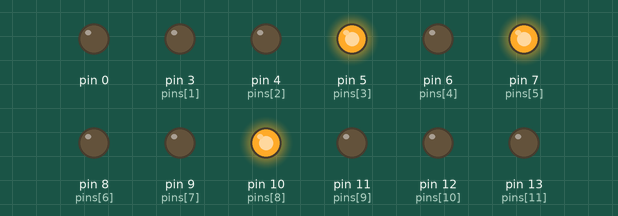
Recording of a sketch running on a simulated Arduino Uno, built with avr-gcc and run on an emulated ATmega328P. Shown: output pins drawn as LEDs (lit = HIGH). Pins used as bus, display or sensor lines are not drawn.

Above: at 4.0 s.
At 12.0 s:
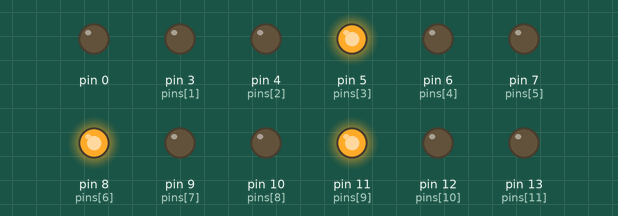
At 20.0 s:
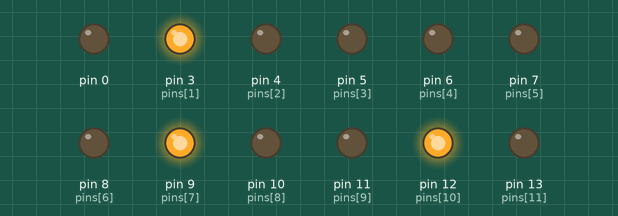
At 28.0 s:
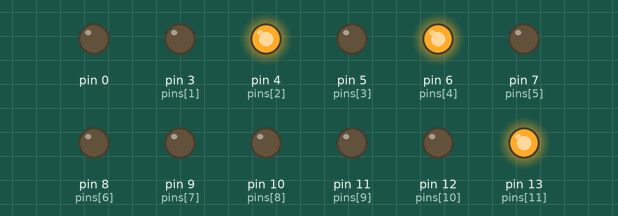
Timing chart, 0 to 41.6 s (numbered marks = the images above):
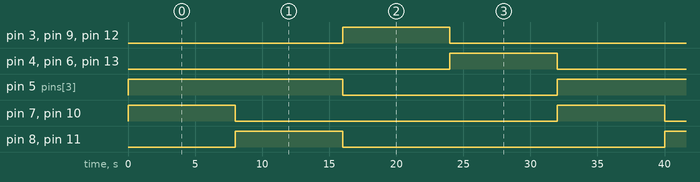

Measured:
- by itself, pin 5 (pins[3]): alternates HIGH for 16.0 s and LOW for 16.0 s
- by itself, pin 3 (pins[1]), pin 4 (pins[2]), pin 6 (pins[4]), pin 7 (pins[5]), pin 8 (pins[6]), pin 9 (pins[7]), pin 10 (pins[8]), pin 11 (pins[9]), pin 12 (pins[10]), pin 13 (pins[11]): alternates HIGH for 8.0 s and LOW for 24.0 s
- by itself, everything shown: repeats every 32.0 s, in 4 steps

The sketch:

trafficlight_project.ino
```cpp
int pins [] = {2,3,4,5,6,7,8,9,10,11,12,13};

int num_pins = 12;
int firstintervalhigh [] = {4,5,7,10};
int firstintervallow[] = {2,3,6,8,9,11,12,13};

int secondintervalhigh[] = {2,5,8,11};
int secondintervallow[] = {3,4,6,7,9,10,12,13};

int thirdintervalhigh[] = {2,3,9,12};
int thirdintervallow[] = {4,5,6,7,8,10,11,13};

int fourthintervalhigh[] = {3,4,6,13};
int fourthintervallow[] = {2,5,7,8,9,10,11,12};

void setup()
{
  for(int i = 0; i <= num_pins; i++)
 {pinMode (pins[i], OUTPUT);}
}

void loop() {
// FIRST INTERVAL

  for (int j = 0; j <= 4; j++)
  {
    digitalWrite(firstintervalhigh[j], HIGH);
  }

  for (int k = 0; k <= 8; k++)
  {
    digitalWrite(firstintervallow[k], LOW);

  }

  delay (8000);
//  for (int j = 0; j <= 4; j++)
//   {
//     digitalWrite(firstintervalhigh[j], LOW);

//   }

  // SECOND INTERVAL
  for (int l = 0; l <= 4; l++)
  {
      digitalWrite(secondintervalhigh[l], HIGH);
  }

  for (int m = 0; m <= 8; m++)
  {
      digitalWrite(secondintervallow[m], LOW);
  }

  delay (8000);
  //  for (int l = 0; l <= 4; l++)
  // {
  //     digitalWrite(secondintervalhigh[l], LOW);
  // }

  // THIRD INTERVAL
  for (int x = 0; x <= 4; x++)
  {
    digitalWrite(thirdintervalhigh[x], HIGH);

  }

  for (int y = 0; y <= 8; y++)
  {
    digitalWrite(thirdintervallow[y], LOW);

  }
  delay (8000);
//  for (int x = 0; x <= 4; x++)
//   {
//     digitalWrite(thirdintervalhigh[x], LOW);

//   }


  // FOURTH INTERVAL

  for (int a = 0; a <= 4; a++)
  {
    digitalWrite(fourthintervalhigh[a], HIGH);

  }

  for (int b = 0; b <= 8; b++)
  {
    digitalWrite(fourthintervallow[b], LOW);

  }
  delay (8000);
//  for (int a = 0; a <= 4; a++)
//   {
//     digitalWrite(fourthintervalhigh[a], LOW);

//   }

}


 // digitalWrite(red1, HIGH);
  //   digitalWrite(red2, LOW);
  // digitalWrite(red3, LOW);
  // digitalWrite(red4, LOW);

  //  digitalWrite(yellow1,LOW);
  //  digitalWrite(yellow2,LOW);
  //  digitalWrite(yellow3,LOW);
  //  digitalWrite(yellow4,HIGH);

  //  digitalWrite(green1, LOW);
  // digitalWrite(green2, HIGH);
  // digitalWrite(green3, HIGH);
  // digitalWrite(green4, LOW);
  // delay(1000);


  // digitalWrite(yellow, HIGH);
  // delay(3000);
  // digitalWrite(yellow, LOW);
  // delay(1000);


  // digitalWrite(green, HIGH);
  // delay(5000);
  // digitalWrite(green, LOW);
  // delay(1000);

 // int red1 = 2;
// int red2 = 3;
// int red3 = 4;
// int red4 = 5;

 // pinMode(red1, OUTPUT);
  // pinMode(red2, OUTPUT);
  // pinMode(red3, OUTPUT);
  // pinMode(red4, OUTPUT);


  // pinMode(yellow1, OUTPUT);
  // pinMode(yellow2, OUTPUT);
  // pinMode(yellow3, OUTPUT);
  // pinMode(yellow4, OUTPUT);


  // pinMode(green1, OUTPUT);
  // pinMode(green2, OUTPUT);
  // pinMode(green3, OUTPUT);
  // pinMode(green4, OUTPUT);
// int yellow1 = 6;
// int yellow2 = 7;
// int yellow3 = 8;
// int yellow4 = 9;

// int green1 = 10;
// int green2 = 11;
// int green3 = 12;
// int green4 = 13;

// int lane1 [] = {2,6,10};
// int lane2 [] = {3,7,11};
// int lane3[] = {4,8,12};
// int lane4[] = {5,9,13};
```
